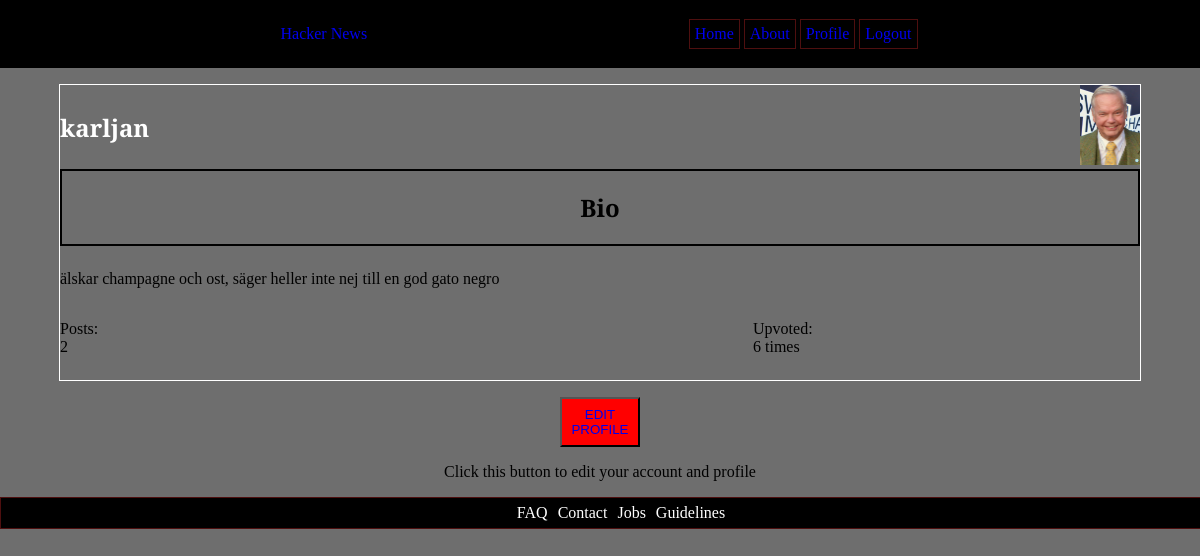
Page /profile.php (signed in) on the earlier database version.
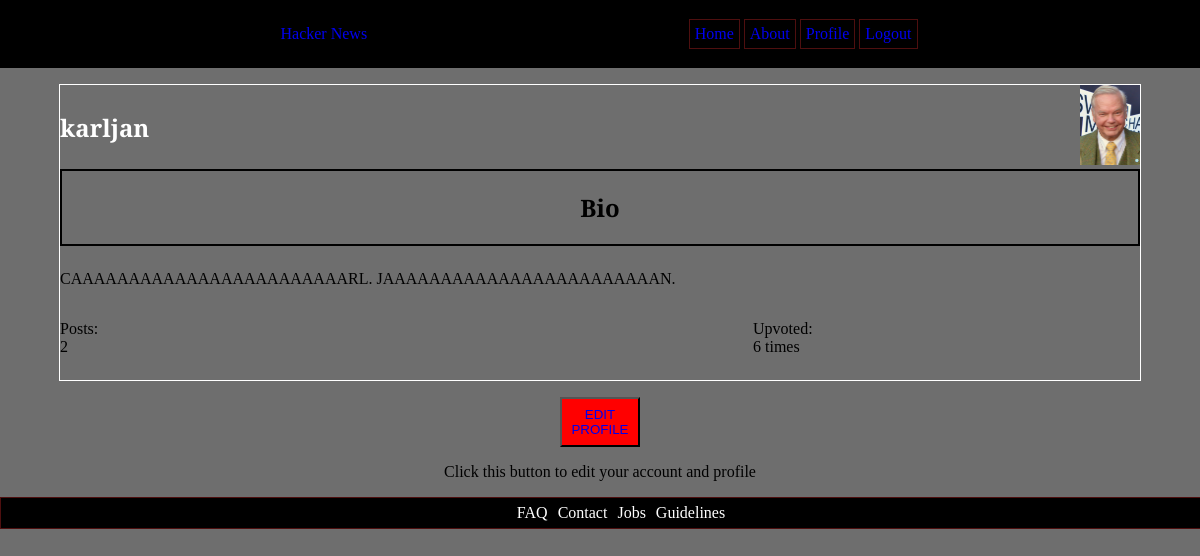
Same page on the later database version.
### tables this page shows
CREATE TABLE users (
    id INTEGER PRIMARY KEY AUTOINCREMENT,
    email VARCHAR(50),
    username VARCHAR(15),
    password VARCHAR(255),
    first_name VARCHAR(20),
    last_name VARCHAR(20)
, "bio" varchar, "avatar" varchar);

### app/config.php (called while the page is built, shortened)
<?php
return [
    'title' => 'Hacker News',
    'database_path' => sprintf('sqlite:%s/database/database.db', __DIR__),
];

### app/autoload.php (called while the page is built, shortened)
<?php
require __DIR__ . '/functions.php';
$config = require __DIR__ . '/config.php';

### app/functions.php (called while the page is built, shortened)
<?php
function postsByCurrentUser (int $usrID, object $pdo): array
{
    $stmnt = $pdo->prepare('SELECT count(posts.user_id) AS userPosts
    FROM posts INNER JOIN users ON users.id=posts.user_id
    where user_id = :id');
    $stmnt->bindParam(':id', $usrID, PDO::PARAM_INT);
    $stmnt->execute();
    $usr = $stmnt->fetch(PDO::FETCH_ASSOC);
    if ($usr) {
        return $usr;
    }
}
function currentUserUpvoted(int $usrID, object $pdo): array
{
    $stmnt = $pdo->prepare('SELECT count(upvotes.user_id) AS totalUpvotes
    FROM upvotes INNER JOIN users ON users.id=upvotes.user_id
    where user_id = :id');
    $stmnt->bindParam(':id', $usrID, PDO::PARAM_INT);
    $stmnt->execute();
    $usr = $stmnt->fetch(PDO::FETCH_ASSOC);
    if ($usr) {
        return $usr;
    }
}
function userById(int $usrID, object $pdo): array
{
    $stmnt = $pdo->prepare('SELECT * FROM users WHERE id = :id');
    $stmnt->bindParam(':id', $usrID, PDO::PARAM_INT);
    $stmnt->execute();
    $usr = $stmnt->fetch(PDO::FETCH_ASSOC);
    if ($usr) {
        return $usr;
    }
}

### profile.php (the view, shortened to what this page needs)
<?php require __DIR__ . '/app/autoload.php'; ?>
<?php require __DIR__ . '/views/header.php'; ?>
<?php $currentUser = userByID($_SESSION['user']['id'], $pdo);?>
<?php $numberOfPosts = postsByCurrentUser($_SESSION['user']['id'], $pdo); ?>
<?php $totalUpvotes = currentUserUpvoted($_SESSION['user']['id'], $pdo); ?>
<article class="profileWrapper">
    <div class="profile">
        <div class="user">
        <h1><?php echo $_SESSION['user']['username']; ?></h1>
        <div class="profileImg">
            <img src="<?php echo '/app/users/uploads/' . $currentUser['avatar'];?>"
            alt="user-avatar">
        </div>
        </div>
        <div class="bio">
            <h2>Bio</h2>
            </div>
            <p><?php echo $currentUser['bio'] ?></p>
        </div>
        <div class="postInfo">
            <p>Posts:<br><?php echo $numberOfPosts['userPosts']; ?></p>
            <br>
            <p>Upvoted:<br><?php echo $totalUpvotes['totalUpvotes']; ?> times </p>
            <br>
            <br>
        </div>
    </div>
    <div class="btnContainer">
    <button class="btn editProfileBtn"><a href="/editprofile.php">EDIT PROFILE</a></button>
    <p>Click this button to edit your account and profile</p>
    </div>
<?php require __DIR__ . '/views/footer.php'; ?>

### views/header.php (shortened to what this page needs)
<!DOCTYPE html>
<html lang="en">
<head>
    <link rel="stylesheet" href="/assets/styles/newpost.css">
    <link rel="stylesheet" href="/assets/styles/post.css">
    <link rel="stylesheet" href="/assets/styles/global.css">
    <link rel="stylesheet" href="/assets/styles/nav.css">
    <link rel="stylesheet" href="/assets/styles/loginregister.css">
    <link rel="stylesheet" href="/assets/styles/feed.css">
    <link rel="stylesheet" href="/assets/styles/profile.css">
    <link rel="stylesheet" href="/assets/styles/buttons.css">
</head>
<body>
    <?php require __DIR__ . '/navigation.php'; ?>
    <div class="container">

### views/navigation.php
<nav class="navbar">
    <a class="navbar-brand" href="#"><?php echo $config['title']; ?></a>
    <ul class="navbar-nav">
        <li class="nav-item">
            <a class="nav-link <?php echo $_SERVER['SCRIPT_NAME'] === '/index.php' ? 'active' : ''; ?>" href="/index.php">Home</a>
        </li>
        <li class="nav-item">
            <a class="nav-link <?php echo $_SERVER['SCRIPT_NAME'] === '/about.php' ? 'active' : ''; ?>" href="/about.php">About</a>
        </li>
        <li class="nav-item">
            <a class="nav-link <?php echo $_SERVER['SCRIPT_NAME'] === '/profile.php' ? 'active' : ''; ?>" href="/profile.php">Profile</a>
        </li>
        <li class="nav-item">
            <?php if (isset($_SESSION['user'])) : ?>
                <a class="nav-link" href="/app/users/logout.php">Logout</a>
            <?php else : ?>
                <a class="nav-link <?php echo $_SERVER['SCRIPT_NAME'] === '/login.php' ? 'active' : ''; ?>" href="login.php">Login</a>
            <?php endif; ?>
        </li>
    </ul>
</nav>

### views/footer.php (shortened to what this page needs)
    <footer class="pageEnd">
    <ul class="footerItems">
        <li>FAQ</li>
        <li>Contact</li>
        <li>Jobs</li>
        <li>Guidelines</li>
    </ul>
</footer>
    </body>
    </html>

### assets/styles/global.css (style rules this page uses)
:root { --black: rgb(0, 0, 0); --mainColor: rgb(110, 110, 110); font-family: "Slabo 27px", serif; }
body { margin: 0; padding: 0; background-color: var(--mainColor); }
h1 { color: white; }
a { text-decoration: none; }
.container { display: flex; align-items: center; justify-content: center; margin-top: 2vh; max-height: 100%; flex-direction: column; }

### assets/styles/nav.css (style rules this page uses)
.navbar { border: 1px solid black; display: flex; flex-direction: row; align-items: center; background-color: var(--black); color: whitesmoke; justify-content: space-evenly; }
.navbar ul { list-style-type: none; display: flex; flex-direction: row; }
.navbar ul li { padding: 5px; border: 1px solid rgb(78, 15, 15); margin: 2px; color: whitesmoke; }
.pageEnd { position: relative; bottom: 0; margin-bottom: 0; width: 100%; height: 30px; background-color: var(--black); border: 1px solid rgb(78, 15, 15); display: flex; align-items: center; justify-content: center; }
.footerItems { display: flex; flex-direction: row; list-style-type: none; }
.footerItems li { padding: 3px; margin: 2px; color: white; }

### assets/styles/profile.css (style rules this page uses)
.profileWrapper { display: flex; width: 90%; height: 90%; border: 1px solid white; flex-direction: column; }
.profile { display: flex; flex-direction: column; }
.user { display: flex; align-items: center; justify-content: space-between; flex-direction: row; }
.profileImg img { max-width: 80px; max-height: 80px; }
.postInfo { display: flex; flex-direction: row; margin-bottom: 1vh; justify-content: space-between; }
.bio { display: flex; border: 2px solid black; justify-content: center; flex-direction: column; align-items: center; margin-bottom: 1vh; }
.btnContainer { display: flex; align-items: center; flex-direction: column; justify-content: center; margin-top: 2vh; }

### assets/styles/buttons.css (style rules this page uses)
.btn { display: flex; align-items: center; justify-content: center; height: 50px; width: 80px; background-color: red; color: white; }

Differences in the rows shown:
changed users: bio "älskar champagne och ost, säger heller inte nej till en god gato negro" → "CAAAAAAAAAAAAAAAAAAAAAAAARL. JAAAAAAAAAAAAAAAAAAAAAAAAN."
